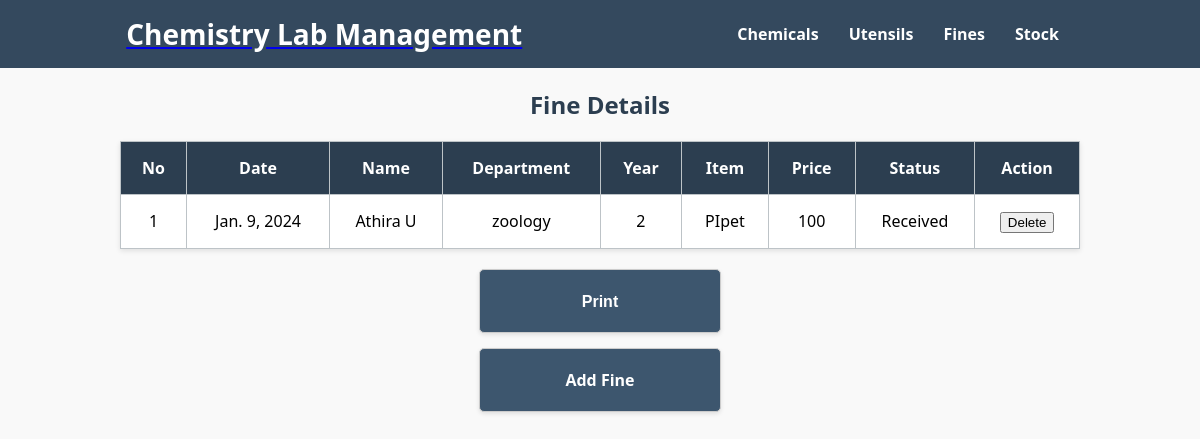
The page /finedisplay on the database its author committed.
### chemicals/models.py (models this page shows, shortened)
class Fine(models.Model):
    dept=[
        ('chemistry','Chemistry'),
        ('physics','Physics'),
        ('zoology','Zoology'),
        ('botony','Botony')
    ]
    yr=[
        (1,'I year'),
        (2,'II year'),
        (3,'III year')
    ]
    STATUS_CHOICES = [
        ('pending','Pending'),
        ('received','Received'),
    ]
    No = models.SmallIntegerField(unique=True,null=True,blank=True)
    Date = models.DateField(null=True,blank=True)
    Name = models.CharField(max_length=100)
    Department = models.CharField(max_length=100,choices=dept)
    status = models.CharField(max_length=10,choices=STATUS_CHOICES, default='Pending')
    Year = models.SmallIntegerField(choices=yr,null=True,blank=True)
    Item = models.CharField(max_length=100 ,null=True,blank=True)
    Price = models.IntegerField(null=True,blank=True)

### chemicals/views.py (the view)
# urls.py: path('finedisplay',views.finedisplay,name='finedisplay'),
def finedisplay(request):
    fine=Fine.objects.all()
    return render(request,'chemicals/finedisplay.html',{'fine':fine})

### chemicals/templates/chemicals/finedisplay.html (shortened to what this page needs)
{% extends 'base.html' %}
{% block content %}
<h2>Fine Details</h2>
<div class="printable">
    <table>
        <thead>
            <tr>
                <th>No</th>
                <th>Date</th>
                <th>Name</th>
                <th>Department</th>
                <th>Year</th>
                <th>Item</th>
                <th>Price</th>
                <th>Status</th>
                <th>Action</th>
            </tr>
        </thead>
        <tbody>
            {% for f in fine %}
            <tr>
                <td>{{ forloop.counter }}</td>
                <td>{{ f.Date }}</td>
                <td>{{ f.Name }}</td>
                <td>{{ f.Department }}</td>
                <td>{{ f.Year }}</td>
                <td>{{ f.Item }}</td>
                <td>{{ f.Price }}</td>
                <td {% if f.status == 'Received' %} id="fine_button" {% endif %}>
                    {% if f.status == 'pending' %}
                        <a href="{% url 'fine_recived' f.id %}"><button type="button">Pending</button></a>
                    {% else %}
                        <label>Received</label>
                    {% endif %}
                </td>
                <td>
                    <form action="{% url 'delete_fine' f.id %}" method="post" onsubmit="return confirm('Are you sure you want to delete this fine details?');">
                        <button type="submit">Delete</button>
                    </form>
                </td>
            </tr>
            {% endfor %}
        </tbody>
    </table>
</div>
<div class="box">
    <button onclick="printPage()">Print</button>
</div>
<div class="box">
    <a href="{% url 'fineadd' %}">Add Fine</a>
</div>
{% endblock %}

### rows shown on the page
Fine: Date "Jan. 9, 2024", Name "Athira U", Department "zoology", Year "2", Item "PIpet", Price "100", status "Received"
